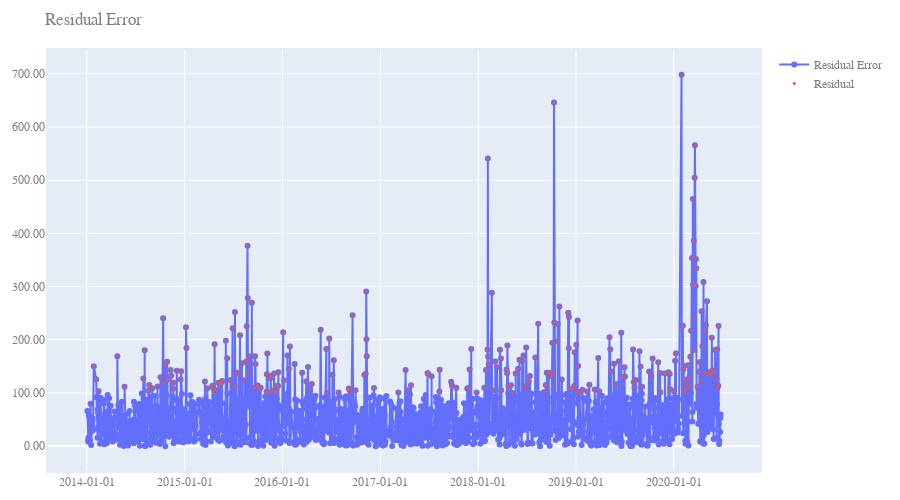

Write notebook code for a chart like this one.
### Markdown cell above
### 觀察殘差絕對值

### Code cell
# resid = [abs(i) for i in results.resid]
resid = results.resid.abs()
residMM = results.resid.apply(lambda x: abs(x) if abs(x)>100 else None).dropna()
# resid

fig = go.Figure()

fig.add_trace(
    go.Scatter(
            x=taiexDiff.index,
            y=resid,
            name = f"Residual Error",
            mode='lines+markers'
        ))
fig.add_trace(
    go.Scatter(
            x=residMM.index,
            y=residMM,
            name = f"Residual ",
            mode='markers',
            marker_size = 3
        ))
fig.update_layout(
    title=f"Residual Error",
    xaxis_title="x Axis Title",
    yaxis_title="y Axis Title",
    width=900,
    height=500,
    margin=dict(
        l=20,
        r=20,
        b=20,
        t=50,
        pad=2
    ),
    font=dict(
        family="Courier New, monospace",
        size=12,
        color="#7f7f7f"
    ),
    xaxis=plotly.graph_objects.layout.XAxis(
        tickformat='%Y-%m-%d'
    ),
    yaxis=plotly.graph_objects.layout.YAxis(
        tickformat='.2f'
    )
)

# print(resid.describe())
fig.show()

### Figure 1 — Plotly figure (JSON) as saved in the notebook; plotly's stock layout.template omitted (floating-point values rounded to 4 significant figures; data arrays with more than 128 entries replaced by an {"elided": "..."} marker saying what was removed)
{"data": [{"mode": "lines+markers", "name": "Residual Error", "type": "scatter", "x": {"elided": "1584 str values"}, "y": {"elided": "1584 float values"}}, {"marker": {"size": 3}, "mode": "markers", "name": "Residual ", "type": "scatter", "x": {"elided": "259 str values"}, "y": {"elided": "259 float values"}}], "layout": {"font": {"color": "#7f7f7f", "family": "Courier New, monospace", "size": 12}, "height": 500, "margin": {"b": 20, "l": 20, "pad": 2, "r": 20, "t": 50}, "title": {"text": "Residual Error"}, "width": 900, "xaxis": {"tickformat": "%Y-%m-%d"}, "yaxis": {"tickformat": ".2f"}}}
